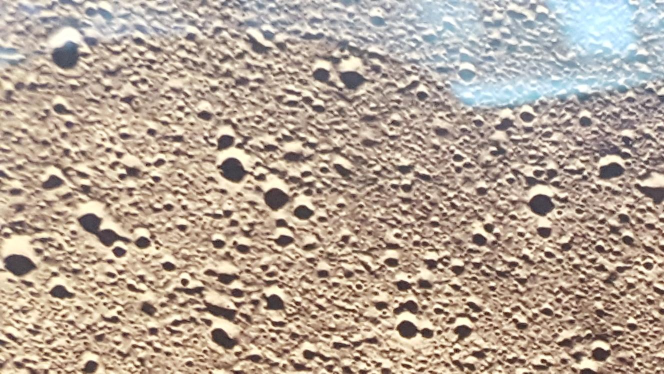
#> input picture images/bad-photos/moon-0-0.jpeg, 1328 x 747 px (shown at 1/2 size)
$ python -i __init__.py   (imports and definitions only)   (older library calls are emulated)
#> lines starting #> are read from the running program, lines starting #| are printed output that depends on the picture
### crater_detection/util.py
from termcolor import cprint
import numpy as np


def unit_vector(vector):
    """ Returns the unit vector of the vector.  """
    return vector / np.linalg.norm(vector)


# [28 lines left out: functions angle_between_points, angle_between_vectors, angle_between_with_origin, not called in this run]


class Logger:
    def __init__(self):
        self.enabled = True

    def set_enabled(self, e) -> None:
        self.enabled = e

    def set_level(self, level: str) -> None:
        self.level = level

    # [6 lines left out: function _print, not called in this run]

    def error(self, *args, color='red'):
        self._print(*args, color=color, level='error')

    def log(self, *args, color='white', level='log'):
        if self.enabled:
            self._print(*args, color=color, level=level)

    def info(self, *args, color='white'):
        if self.enabled:
            self.log(*args, color=color, level='info')

    def debug(self, *args, color='white'):
        if self.enabled:
            self.log(*args, color=color, level='debug')


logger = Logger()

### crater_detection/detector/__init__.py
import numpy as np
import cv2 as cv
from typing import Tuple, List, Any
from scipy.spatial import distance
from scipy.signal import argrelmax
from matplotlib import pyplot as plt

from ..util import logger
from crater_detection.models import Crater, CraterField

OUTLINE_COLOR = (0, 255, 0)
OUTLINE_THICKNESS = 3

erode_kernel: np.ndarray = cv.getStructuringElement(cv.MORPH_ELLIPSE, (5, 5))
dilate_kernel: np.ndarray = cv.getStructuringElement(cv.MORPH_ELLIPSE, (10, 10))

# Exports
__all__ = ["detect"]


# [172 lines left out: functions get_peak_values, clean_image, close_image, get_contours, detect, not called in this run]

>>> import cv2
>>> picture = cv2.imread('../../images/bad-photos/moon-0-0.jpeg', cv2.IMREAD_GRAYSCALE)
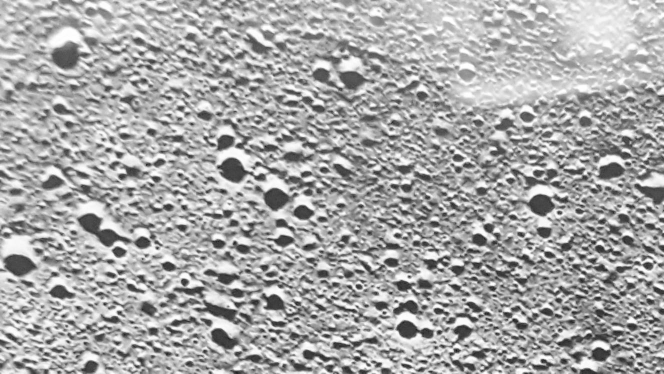
#> picture: shape (747, 1328) (shown at 1/2 size); min 9, max 255, mean 168.7
#> (the run stopped early here; a loop or call above may not have finished)

$ run again, on images/bad-photos/moon-0-1.jpeg
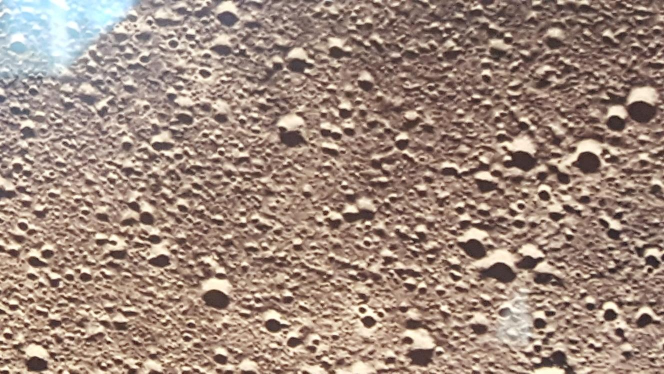
#> input picture images/bad-photos/moon-0-1.jpeg, 1328 x 747 px (shown at 1/2 size)
#> `picture = cv2.imread('../../images/bad-photos/moon-0-0.jpeg', cv2.IMRE..`:
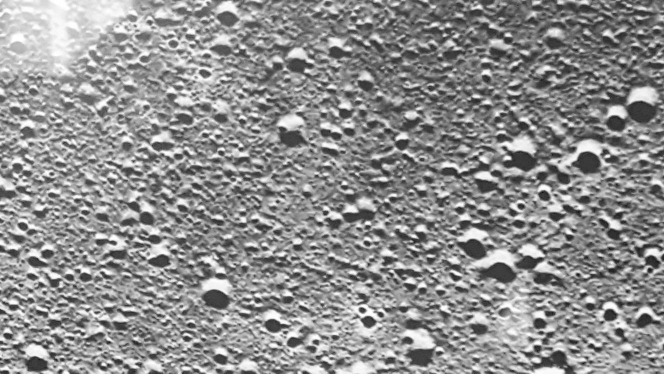
#> picture: shape (747, 1328) (shown at 1/2 size); min 4, max 255, mean 143.3

$ run again, on images/bad-photos/moon-0-2.jpeg
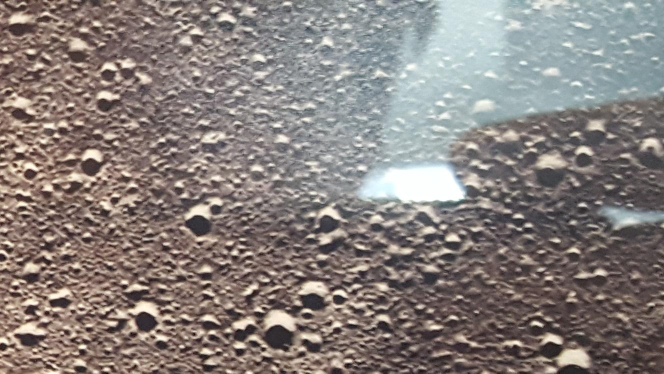
#> input picture images/bad-photos/moon-0-2.jpeg, 1328 x 747 px (shown at 1/2 size)
#> `picture = cv2.imread('../../images/bad-photos/moon-0-0.jpeg', cv2.IMRE..`:
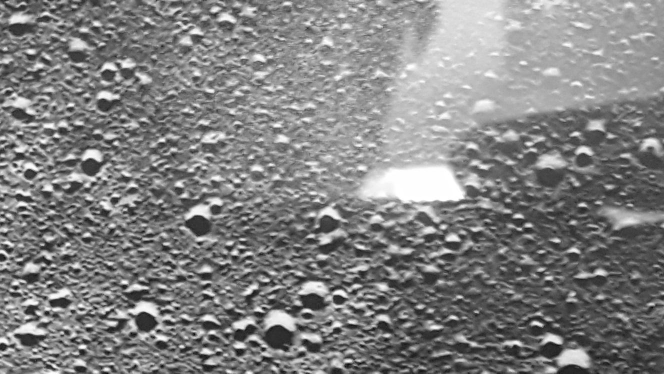
#> picture: shape (747, 1328) (shown at 1/2 size); min 0, max 255, mean 129.7
